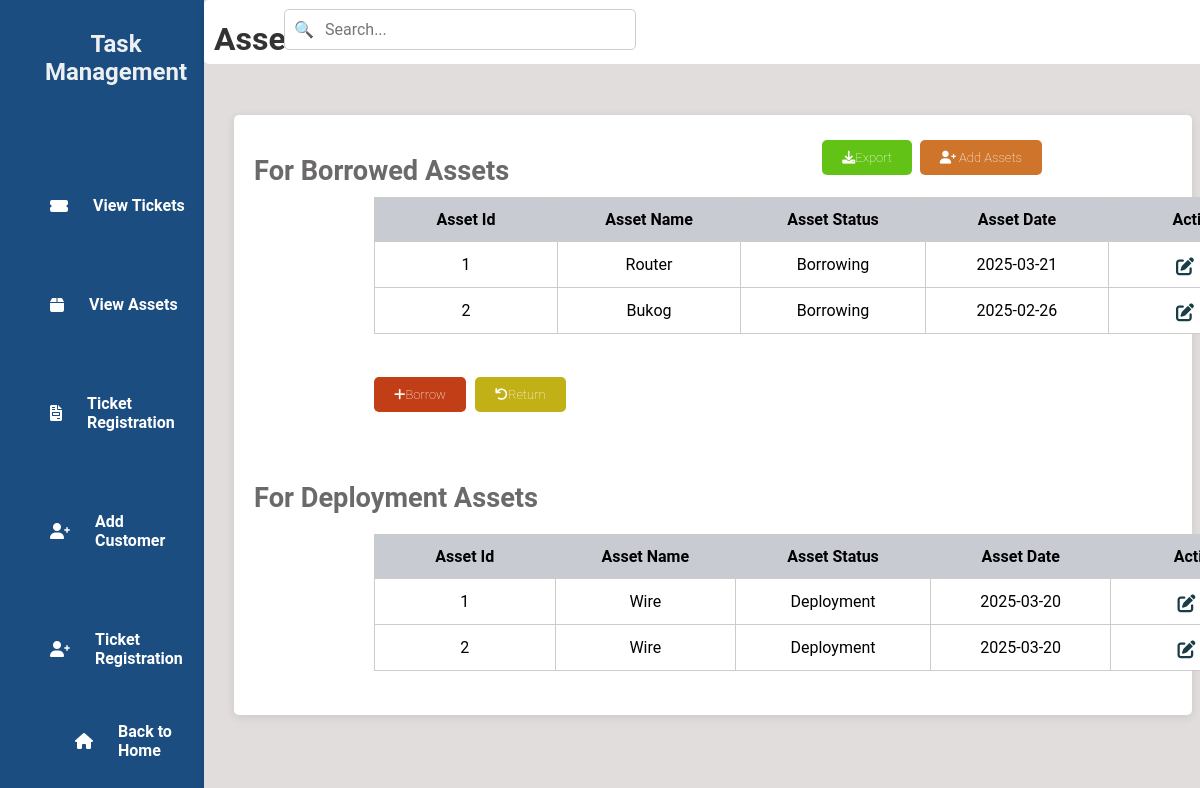
The page /assetsT.php on the database its author committed.
### tables this page shows
CREATE TABLE `tbl_borrow_assets` (
  `a_id` int(50) NOT NULL,
  `a_name` varchar(200) NOT NULL,
  `a_status` varchar(200) NOT NULL,
  `a_date` date NOT NULL
);

CREATE TABLE `tbl_deployment_assets` (
  `a_id` int(50) NOT NULL,
  `a_name` varchar(200) NOT NULL,
  `a_status` varchar(200) NOT NULL,
  `a_date` date NOT NULL
);

### assetsT.php (the view, shortened to what this page needs)
<?php
include 'db.php';
if ($conn) {
    $sqlBorrowed = "SELECT a_id, a_name, a_status, a_date FROM tbl_borrow_assets";
    $resultBorrowed = $conn->query($sqlBorrowed);
    $sqlDeployment = "SELECT a_id, a_name, a_status, a_date FROM tbl_deployment_assets";
    $resultDeployment = $conn->query($sqlDeployment);
} else {
    echo "Database connection failed.";
    exit();
}
?>
<!DOCTYPE html>
<html lang="en">
<head>
    <link rel="stylesheet" href="assetT.css">
    <link rel="stylesheet" href="https://cdnjs.cloudflare.com/ajax/libs/font-awesome/6.0.0-beta3/css/all.min.css">
</head>
<body>
<div class="wrapper">
    <div class="sidebar">
        <h2>Task Management</h2>
        <ul>
            <li><a href="staffD.php"><i class="fas fa-ticket-alt"></i> View Tickets</a></li>
            <li><a href="view_service_record.php"><i class="fas fa-box"></i> View Assets</a></li>
            <li><a href="createTickets.php"><i class="fas fa-file-invoice"></i> Ticket Registration</a></li>
            <li><a href="addC.php"><i class="fas fa-user-plus"></i> Add Customer</a></li>
            <li><a href="createTickets.php"><i class="fas fa-user-plus"></i> Ticket Registration</a></li>
        </ul>
        <footer>
            <a href="index.php" class="back-home"><i class="fas fa-home"></i> Back to Home</a>
        </footer>
    </div>
    <div class="container">
        <div class="upper">
            <h1>Assets Info</h1>
        </div>
        <div class="search-container">
            <input type="text" class="search-bar" placeholder="Search...">
            <span class="search-icon">🔍</span>
        </div>
        <div class="table-box">
            <div class="borrow">
            <a href="registerAssets.php" class="add-btn"><i class="fas fa-user-plus"></i> Add Assets</a>
            <a href="createTickets.php" class="export-btn"><i class="fas fa-download"></i>Export</a>
            <table>
            <h2>For Borrowed Assets</h2>
            <table>
                <thead>
                    <tr>
                        <th>Asset Id</th>
                        <th>Asset Name</th>
                        <th>Asset Status</th>
                        <th>Asset Date</th>
                        <th>Actions</th>
                    </tr>
                </thead>
                <tbody>
                    <?php
                    if ($resultBorrowed && $resultBorrowed->num_rows > 0) {
                        while ($row = $resultBorrowed->fetch_assoc()) {
                            echo "<tr>
                                    <td>{$row['a_id']}</td>
                                    <td>{$row['a_name']}</td>
                                    <td>{$row['a_status']}</td>
                                    <td>{$row['a_date']}</td>
                                    <td>
                                        <a href='editC.php?id={$row['a_id']}'><i class='fas fa-edit'></i></a>
                                        <a href='deleteC.php?id={$row['a_id']}'><i class='fas fa-trash'></i></a>
                                    </td>
                                  </tr>";
                        }
                    } else {
                        echo "<tr><td colspan='5'>No borrowed assets found.</td></tr>";
                    }
                    ?>
                </tbody>
            </table>
            <a href="createTickets.php" class="borrow-btn"><i class="fas fa-plus"></i>Borrow</a>
            <a href="createTickets.php" class="return-btn"><i class="fas fa-undo"></i>Return</a>
            </div>
            <div class="deploy">
            <h2>For Deployment Assets</h2>
            <table>
                <thead>
                    <tr>
                        <th>Asset Id</th>
                        <th>Asset Name</th>
                        <th>Asset Status</th>
                        <th>Asset Date</th>
                        <th>Actions</th>
                    </tr>
                </thead>
                <tbody>
                    <?php
                    if ($resultDeployment && $resultDeployment->num_rows > 0) {
                        while ($row = $resultDeployment->fetch_assoc()) {
                            echo "<tr>
                                    <td>{$row['a_id']}</td>
                                    <td>{$row['a_name']}</td>
                                    <td>{$row['a_status']}</td>
                                    <td>{$row['a_date']}</td>
                                    <td>
                                        <a href='editC.php?id={$row['a_id']}'><i class='fas fa-edit'></i></a>
                                        <a href='deleteC.php?id={$row['a_id']}'><i class='fas fa-trash'></i></a>
                                    </td>
                                  </tr>";
                        }
                    } else {
                        echo "<tr><td colspan='5'>No deployment assets found.</td></tr>";
                    }
                    ?>
                </tbody>
            </table>
            </div>
            </div>
    </div>
</div>
</body>
</html>

### assetT.css (style rules this page uses)
* { margin: 0; padding: 0; font-family: 'Roboto', sans-serif; }
body { min-height: 100vh; display: flex; align-items: center; background-color: #2d3250; }
.container { width: 85%; margin-left: 17%; padding: 20px; background-color: #e2dddd; box-shadow: 0 2px 10px rgba(0, 0, 0, 0.1); height: 100vh; position: fixed; }
.table-box { margin-top: -50px; width: 90%; padding: 20px; margin-right: 10px; margin-left: 10px; border-radius: 5px; background-color: #ffffff; box-shadow: 0 2px 10px rgba(0, 0, 0, 0.1); height: 70vh; position: relative; }
table { width: 100%; border-collapse: collapse; }
thead th { background-color: #c8cbd1; position: sticky; top: 0; z-index: 10; }
.table-box h2 { text-align: left; margin-top: 20px; font-size: 1.7rem; color: #6b6969; }
.container .upper { border-radius: 5px; margin-top: -20px; margin-left: -20px; width: 100%; height: 8vh; background-color: #ffffff; }
.upper h1 { padding-top: 20px; padding-left: 10px; text-align: left; color: #333; }
.wrapper { display: flex; height: 100vh; }
.sidebar { width: 16%; background-color: #1b4d80; padding: 20px; border-right: 1px solid #ccc; height: 100vh; position: fixed; }
.sidebar h2 { margin-top: 10px; text-align: center; color: #ecf0f1; }
.sidebar ul { list-style-type: none; padding: 0; margin-top: 100px; margin-left: 15px; margin-bottom: 30px; }
.sidebar li { margin: 60px 0; }
.sidebar a { display: flex; align-items: center; text-decoration: none; color: #ffffff; padding: 10px 15px; transition: background-color 0.3s; }
footer a { margin-bottom: 50px; }
.sidebar a i { margin-right: 25px; }
.back-home { position: absolute; bottom: 20px; left: 60px; color: #ecf0f1; text-decoration: none; display: flex; align-items: center; }
table { width: 100%; margin-right: 10px; margin-left: 120px; border-collapse: collapse; margin-top: 10px; max-height: 90%; overflow-y: auto; display: block; }
th, td { border: 1px solid #ccc; padding: 12px; text-align: center; }
tr { border-bottom: 1px solid #ddd; }
td { padding: 10px; }
tr:nth-child(even) { background-color: #ffffff; }
tr:nth-child(odd) { background-color: #ffffff; }
th:nth-child(1), td:nth-child(1) { width: 10%; }
th:nth-child(2), td:nth-child(2) { width: 10%; }
th:nth-child(3), td:nth-child(3) { width: 10%; }
th:nth-child(4), td:nth-child(4) { width: 10%; }
th:nth-child(5), td:nth-child(5) { width: 10%; }
td a { text-decoration: none; color: #4CAF50; margin-right: 10px; }
th { background-color: #c8cbd1; color: rgb(0, 0, 0); }
a { display: inline-block; margin-top: 15px; text-decoration: none; color: #4CAF50; font-weight: bold; }
.add-btn { display: inline-block; background-color: #cf752b; color: white; padding: 10px 20px; border-radius: 5px; text-decoration: none; font-size: 13px; font-weight: lighter; transition: 0.3s; position: absolute; right: 150px; top: 10px; }
.export-btn { display: inline-block; background-color: #63c216; color: white; padding: 10px 20px; border-radius: 5px; text-decoration: none; font-size: 13px; font-weight: lighter; transition: 0.3s; position: absolute; right: 280px; top: 10px; }
.borrow-btn { background-color: #c23e16; color: white; padding: 10px 20px; border-radius: 5px; text-decoration: none; font-size: 13px; font-weight: lighter; transition: 0.3s; margin-left: 120px; margin-top: -100px; margin-bottom: 50px; }
.return-btn { background-color: #c2b116; color: white; padding: 10px 20px; border-radius: 5px; text-decoration: none; font-size: 13px; font-weight: lighter; transition: 0.3s; margin-left: 5px; margin-top: -100px; margin-bottom: 50px; }
.table-box table a { font-size: 18px; color: #193d46; display: inline-flex; align-items: center; margin-right: 5px; margin-left: 10px; transition: color 0.3s; text-align: center; margin-top: 5px; }
.table-box a i { justify-content: center; }
.search-container { position: relative; width: 300px; margin: 20px auto; top: -95px; }
.search-bar { width: 100%; padding: 10px 10px 10px 40px; border: 1px solid #ccc; border-radius: 5px; font-size: 16px; margin-left: -100%; margin-top: 20px; }
.search-icon { position: absolute; left: 10px; top: 65%; transform: translateY(-50%); color: #aaa; pointer-events: none; z-index: 1; margin-left: -100%; }
.borrow table { margin-bottom: 50px; margin-top: -20px; }
.deploy table { margin-top: 20px; }

### rows shown on the page
tbl_borrow_assets: a_id "1", a_name "Router", a_status "Borrowing", a_date "2025-03-21"
tbl_borrow_assets: a_id "2", a_name "Bukog", a_status "Borrowing", a_date "2025-02-26"
tbl_deployment_assets: a_id "1", a_name "Wire", a_status "Deployment", a_date "2025-03-20"
tbl_deployment_assets: a_id "2", a_name "Wire", a_status "Deployment", a_date "2025-03-20"
